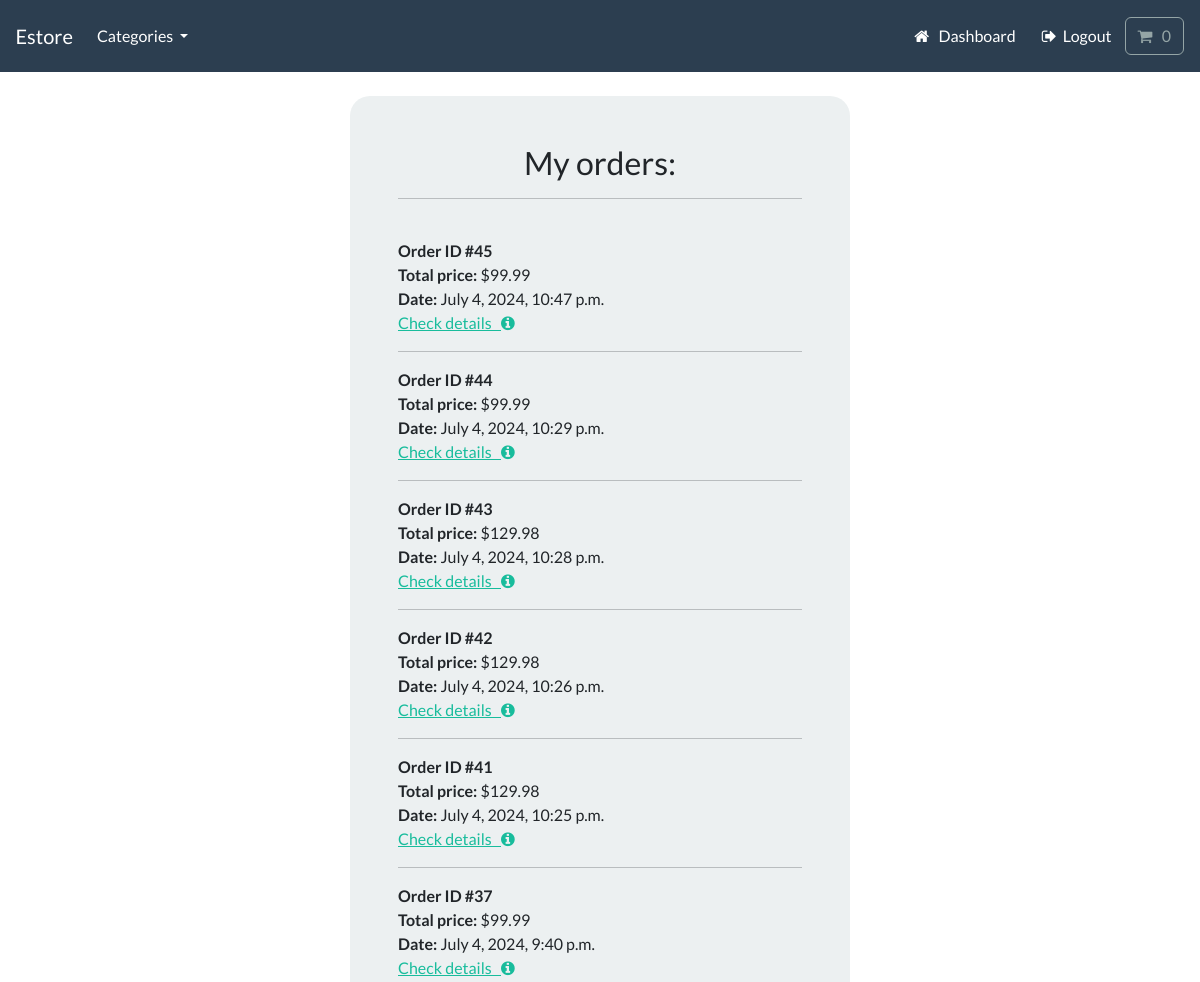
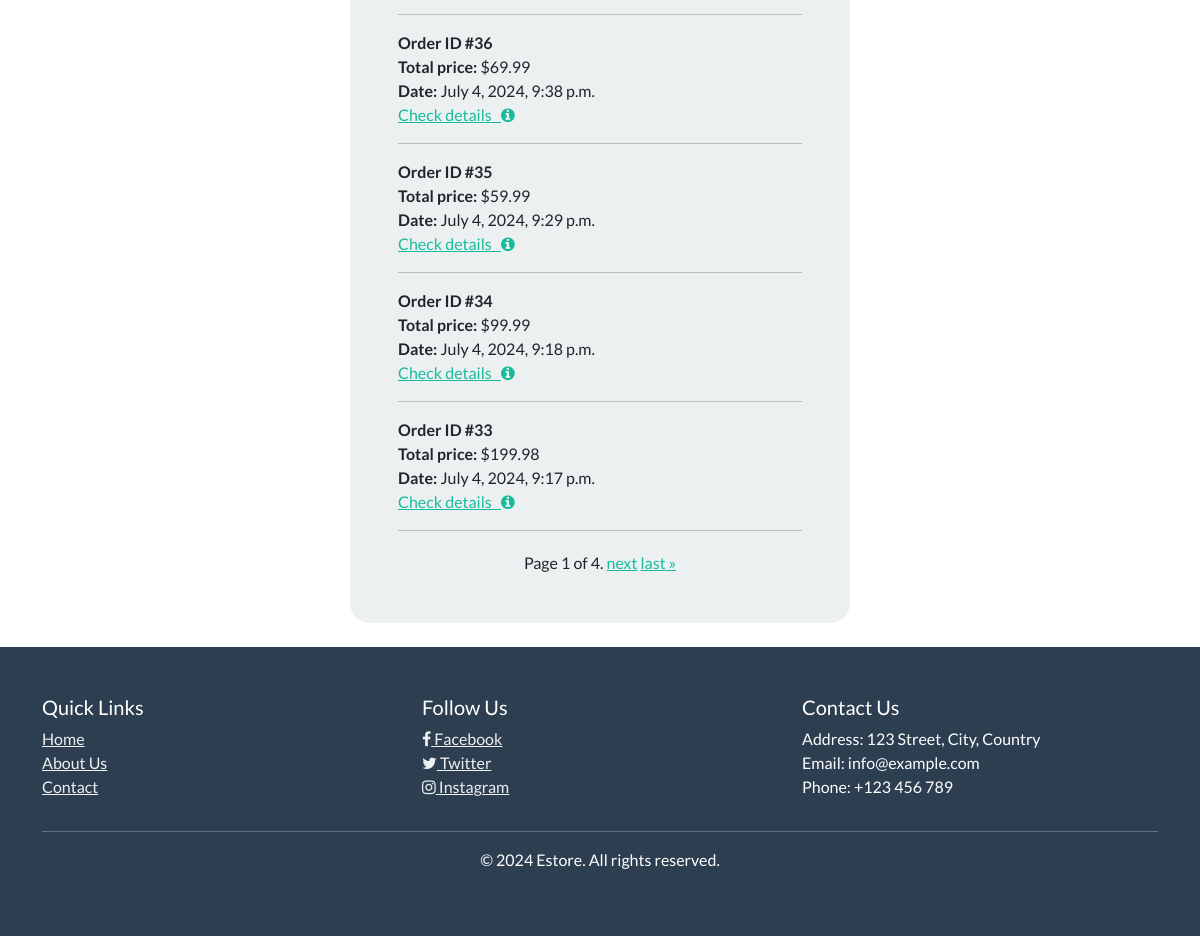
/account/my-orders (signed in), run on an earlier commit of the app's database (2 pictures, top to bottom).
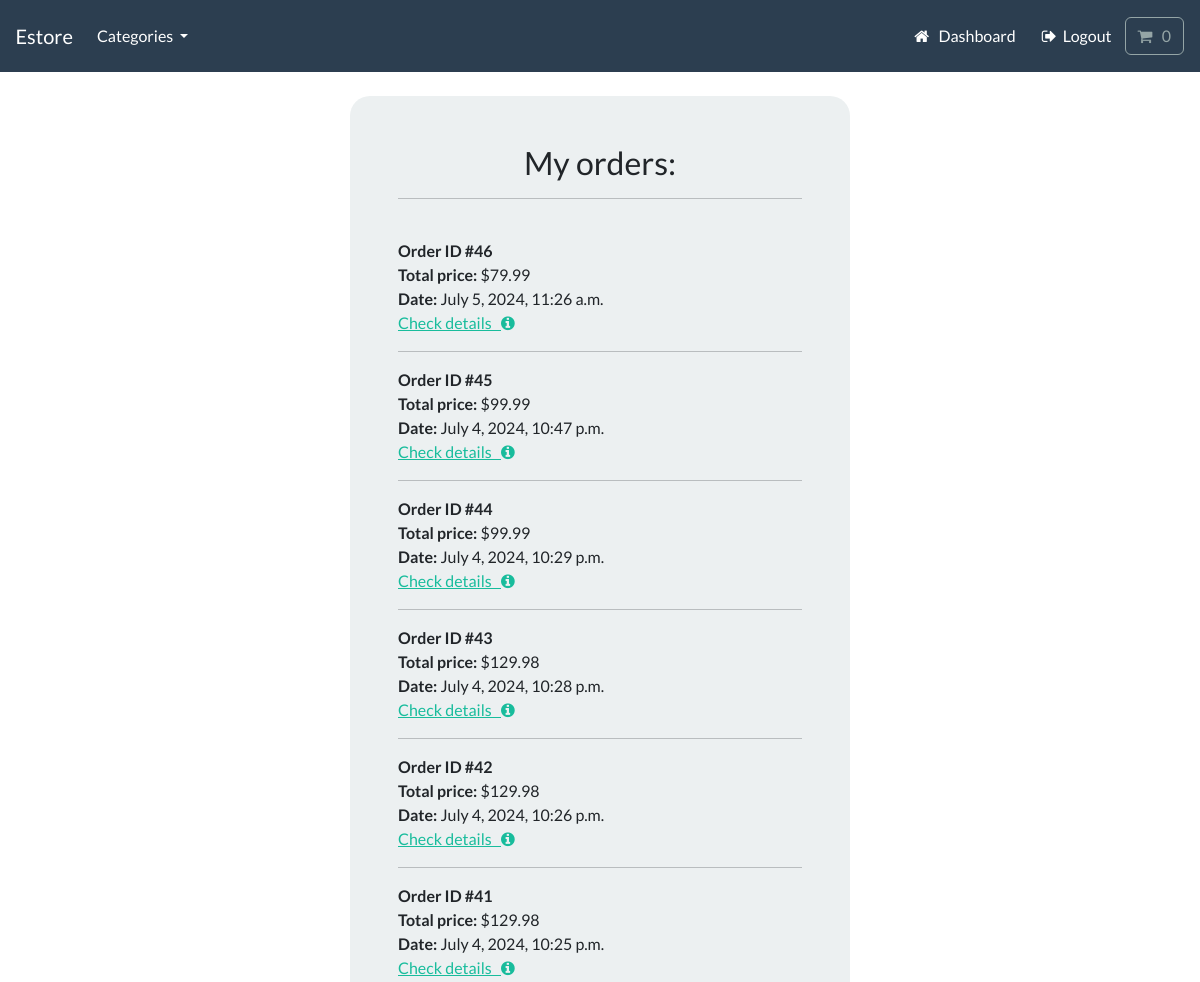
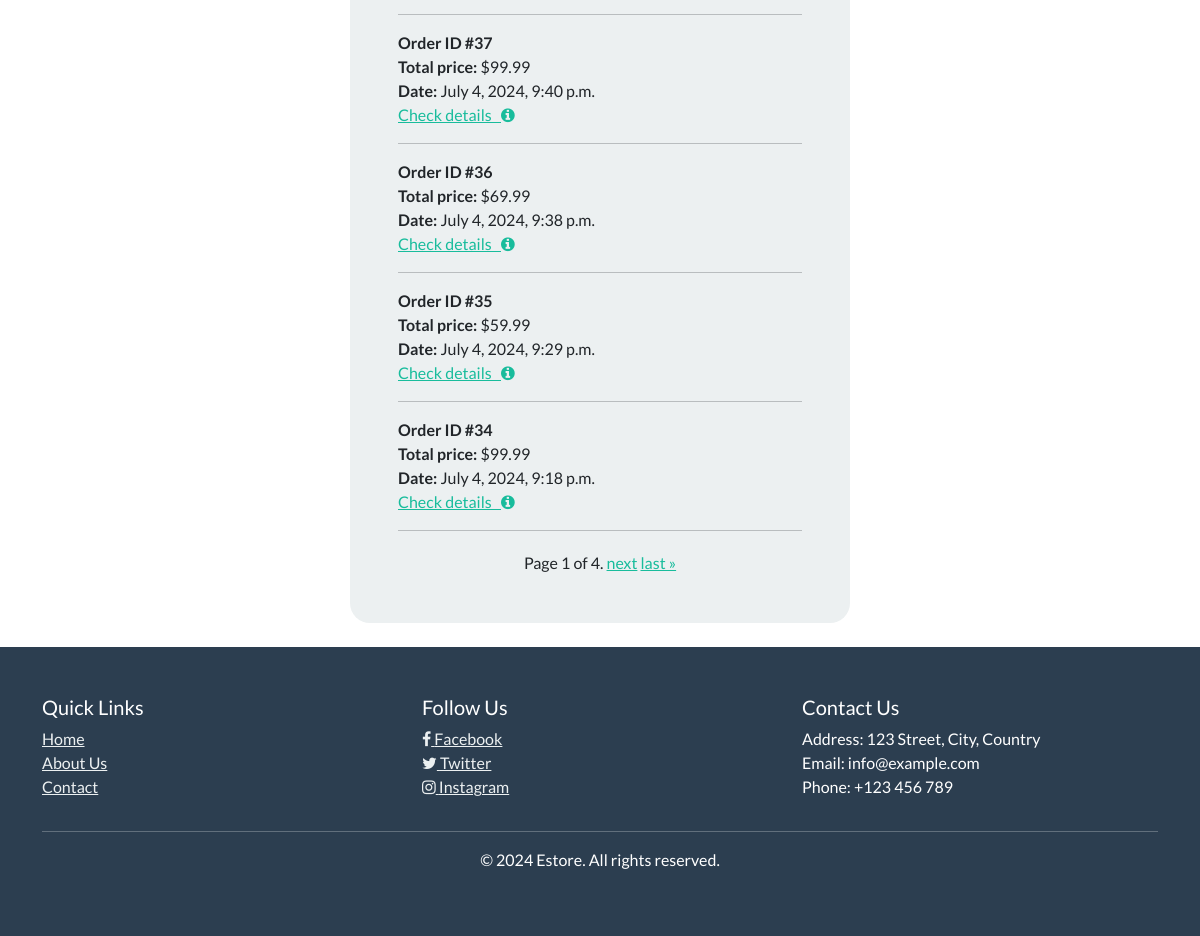
And on a later commit of the database (2 pictures, top to bottom).
### payment/models.py (models this page shows, shortened)
class Order(models.Model):
    full_name = models.CharField(max_length=300)
    email = models.EmailField(max_length=255)
    shipping_address = models.TextField(max_length=1000)
    paid_amount = models.DecimalField(max_digits=6, decimal_places=2)
    order_date = models.DateTimeField(auto_now_add=True)
    user = models.ForeignKey(User, on_delete=models.CASCADE, null=True, blank=True)
    class Meta:
        verbose_name_plural = "Order"

### account/views.py (the view)
# urls.py: path("my-orders", views.my_orders, name="my-orders"),
@login_required(login_url="my-login")
def my_orders(request):
    orders_list = Order.objects.filter(user=request.user).order_by("-order_date")
    paginator = Paginator(orders_list, 10)
    page = request.GET.get("page")
    try:
        orders = paginator.page(page)
    except PageNotAnInteger:
        orders = paginator.page(1)
    except EmptyPage:
        orders = paginator.page(paginator.num_pages)
    context = {"orders": orders}
    return render(request, "account/my-orders.html", context)

### cart/cart.py (called while the page is built)
    def __len__(self):
        return sum(item["qty"] for item in self.cart.values())

### cart/context_processors.py (called while the page is built)
def cart(request):
    return {"cart": Cart(request)}

### store/models.py (called while the page is built)
    def get_absolute_url(self):
        return reverse("list-category", args=[self.slug])

### store/views.py (called while the page is built)
def categories(request):
    all_categories = Category.objects.all()
    return {"all_categories": all_categories}

### account/templates/account/my-orders.html (shortened to what this page needs)
{% extends "store/base.html" %}
{% load static %}
{% load crispy_forms_tags %}
{% block content %}
<div class="container bg-light shadow-md p-5 form-layout">
    <h3 class="text-center">My orders:</h3>
    <hr>
    <br>
    {% for order in orders %}
    <strong>Order ID #{{ order.id }}</strong>
    <br>
    <strong>Total price:</strong> ${{ order.paid_amount }}
    <br>
    <strong>Date:</strong> {{ order.order_date }}
    <br>
    <a href="{% url 'order-detail' order.id %}" class="">Check details &nbsp; <i class="fa fa-info-circle"
            aria-hidden="true"></i> </a>
    <hr>
    {% endfor %}
    <div class="pagination">
        <span class="step-links">
            <span class="current">
                Page {{ orders.number }} of {{ orders.paginator.num_pages }}.
            </span>
            {% if orders.has_next %}
            <a href="?page={{ orders.next_page_number }}">next</a>
            <a href="?page={{ orders.paginator.num_pages }}">last &raquo;</a>
            {% endif %}
        </span>
    </div>
</div>
<br>
{% endblock %}

### store/templates/store/base.html (shortened to what this page needs)
{% load static %}
<!DOCTYPE html>
<html lang="en">
<head>
    <link rel="stylesheet" href="https://bootswatch.com/5/flatly/bootstrap.min.css">
    <link rel="stylesheet" href="https://cdnjs.cloudflare.com/ajax/libs/font-awesome/4.7.0/css/font-awesome.min.css">
    <link rel="stylesheet" type="text/css" href="{% static "css/styles.css" %}">
</head>
<body>
    <nav class="navbar navbar-expand-lg bg-primary justify-content-center">
        <a class="navbar-brand main-heading text-white" href="{% url 'store' %}">
            &nbsp; &nbsp; Estore
        </a>
        <div class="collapse navbar-collapse" id="navbarCollapse">
            <ul class="navbar-nav me-auto mb-2 mb-lg-0">
                <li class="nav-item dropdown">
                    <a
                        class="nav-link dropdown-toggle text-white"
                        href="#"
                        id="navbarDropdown"
                        role="button"
                        data-bs-toggle="dropdown"
                        aria-expanded="false"
                    >
                        Categories
                    </a>
                </li>
            </ul>
            <ul class="navbar-nav ms-auto me-3">
                {% if user.is_authenticated %}
                    <li class="nav-item">
                        <a class="btn btn-alert navbar-btn text-white" type="button" href="{% url "dashboard" %}"><i class="fa fa-home" aria-hidden="true"></i> &nbsp; Dashboard</a>
                    </li>
                {% else %}
                    <li class="nav-item">
                        <a class="btn btn-alert navbar-btn text-white" type="button" href="{% url "register" %}">Register</a>
                    </li>
                {% endif %}
                {% if user.is_authenticated %}
                    <li class="nav-item">
                        <a class="btn btn-alert navbar-btn text-white" type="button" href="{% url "user-logout" %}"><i class="fa fa-sign-out" aria-hidden="true"></i> &nbsp;Logout</a>
                    </li>
                {% else %}
                    <li class="nav-item">
                        <a class="btn btn-alert navbar-btn text-white" type="button" href="{% url "my-login" %}">Login</a>
                    </li>
                {% endif %}
                <li class="nav-item">
                    <a
                        type="button"
                        role="button"
                        href="{% url "cart-summary" %}"
                        class="btn btn-outline-secondary"
                    >
                        <i class="fa fa-shopping-cart" aria-hidden="true"></i>
                        <div id="cart-qty" class="d-inline-flex">
                            {% with qty_amount=cart|length %}
                                {% if qty_amount > 0 %}
                                    {{qty_amount}}
                                {% else %}
                                    0
                                {% endif %}
                            {% endwith %}
                        </div>
                    </a>
                </li>
            </ul>
        </div>
    </nav>
    <div class="container mt-4">
        {% block content %}
        {% endblock %}
    </div>
    <footer class="footer bg-primary text-white py-5">
        <div class="container">
            <div class="row">
                <div class="col-md-4">
                    <h5>Quick Links</h5>
                    <ul class="list-unstyled">
                        <li><a href="{% url 'store' %}" class="text-light">Home</a></li>
                        <li><a href="{% url 'store' %}" class="text-light">About Us</a></li>
                        <li><a href="{% url 'store' %}" class="text-light">Contact</a></li>
                    </ul>
                </div>
                <div class="col-md-4">
                    <h5>Follow Us</h5>
                    <ul class="list-unstyled">
                        <li><a href="#" class="text-light"><i class="fa fa-facebook"></i> Facebook</a></li>
                        <li><a href="#" class="text-light"><i class="fa fa-twitter"></i> Twitter</a></li>
                        <li><a href="#" class="text-light"><i class="fa fa-instagram"></i> Instagram</a></li>
                    </ul>
                </div>
                <div class="col-md-4">
                    <h5>Contact Us</h5>
                    <ul class="list-unstyled">
                        <li>Address: 123 Street, City, Country</li>
                        <li>Email: info@example.com</li>
                        <li>Phone: +123 456 789</li>
                    </ul>
                </div>
            </div>
            <hr>
            <div class="row">
                <div class="col-12 text-center">
                    <p>&copy; 2024 Estore. All rights reserved.</p>
                </div>
            </div>
        </div>
    </footer>
</body>
</html>

### static/css/styles.css (style rules this page uses)
.pagination { display: flex; justify-content: center; margin-top: 20px; }
.form-layout { border-radius: 20px; width: 500px; }

What changed in the data, as far as the page shows it:
no longer on this page (row unchanged): Order: id "33", paid_amount "199.98", order_date "July 4, 2024, 9:17 p.m."
added Order: id "46", paid_amount "79.99", order_date "July 5, 2024, 11:26 a.m."
